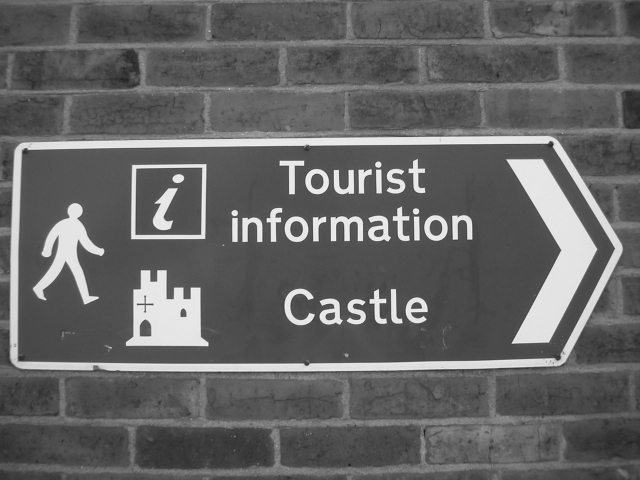
#> input picture Module-06/Python-C/castle.png, 1280 x 960 px (shown at 1/2 size)
$ python thresholding_intensity.py
#> lines starting #> are read from the running program, lines starting #| are printed output that depends on the picture; after the words box and inside, x2 and y2 are one past the last pixel; in counts of white or black regions, pixels touching at a corner belong together; long printed decimals are rounded
import cv2
import numpy as np
import matplotlib.pyplot as plt

# Load image in grayscale
img = cv2.imread('castle.png', cv2.IMREAD_GRAYSCALE)
#> img is the input picture: shape (960, 1280); min 11, max 251, mean 100.5
img = img / 255.0  # Normalize to [0,1]

# Otsu's thresholding
otsu_threshold_value, binary_otsu = cv2.threshold(
    (img*255).astype(np.uint8), 0, 255,
    cv2.THRESH_BINARY + cv2.THRESH_OTSU)
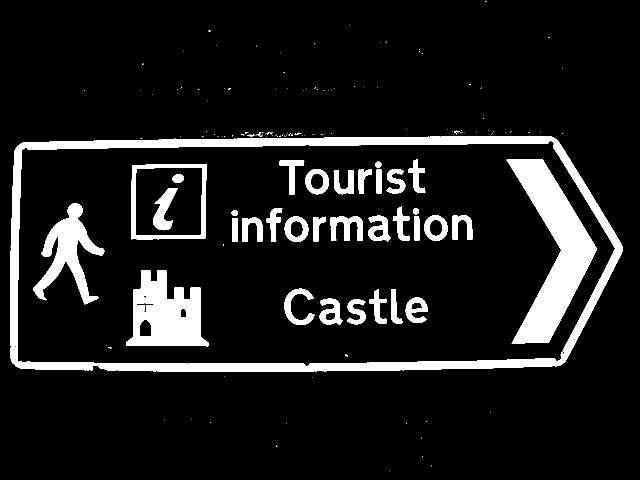
#> binary_otsu: shape (960, 1280) (shown at 1/2 size); 10.9% white; 161 white regions (122 under 20 px), largest, box (x1, y1, x2, y2) and area: (20, 272, 1245, 743) 48056, (1013, 318, 1194, 687) 26687, (252, 541, 417, 693) 15822
#> otsu_threshold_value = 154

otsu_norm = otsu_threshold_value / 255.0
#> otsu_norm = 0.604
print("Otsu's threshold value:", otsu_norm)
#| Otsu's threshold value: 0.6039

# Manual threshold (t = 0.7)
manual_t = 0.3
binary_manual = (img >= manual_t).astype(np.uint8) * 255
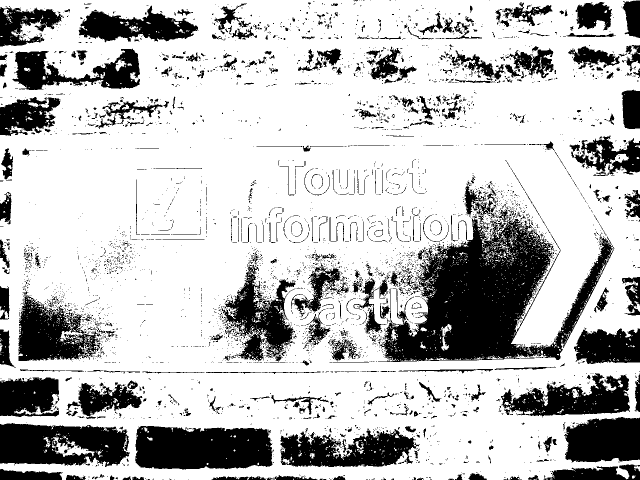
#> binary_manual: shape (960, 1280) (shown at 1/2 size); 75.2% white; 4477 black regions (4012 under 20 px), largest, box (x1, y1, x2, y2) and area: (756, 437, 1229, 724) 62237, (270, 852, 546, 939) 21115, (0, 846, 259, 934) 17167

# Display results in a 2x2 grid
plt.figure(figsize=(10, 8))

# 1. Original Image
plt.subplot(221)
plt.imshow(img, cmap='gray')
plt.title('Original')
plt.axis('off')

# 2. Otsu Threshold Result
plt.subplot(222)
plt.imshow(binary_otsu, cmap='gray')
plt.title("Otsu (t={:.2f})".format(otsu_norm))
plt.axis('off')

# 3. Manual Threshold Result
plt.subplot(223)
plt.imshow(binary_manual, cmap='gray')
plt.title(f'Manual (t={manual_t})')
plt.axis('off')

# 4. Normalized Histogram
plt.subplot(224)
# Flatten the normalized image matrix to a 1D array for the histogram
plt.hist(img.ravel(), bins=256, range=(0.0, 1.0), color='gray', alpha=0.7)

# Add vertical lines to show where the thresholds cut the distribution
plt.axvline(otsu_norm, color='red', linestyle='dashed', linewidth=2, label=f'Otsu (t={otsu_norm:.2f})')
plt.axvline(manual_t, color='blue', linestyle='dashed', linewidth=2, label=f'Manual (t={manual_t})')

plt.title('Normalized Intensity Histogram')
plt.xlabel('Intensity [0, 1]')
plt.ylabel('Pixel Count')
plt.legend()

plt.tight_layout()
plt.show()
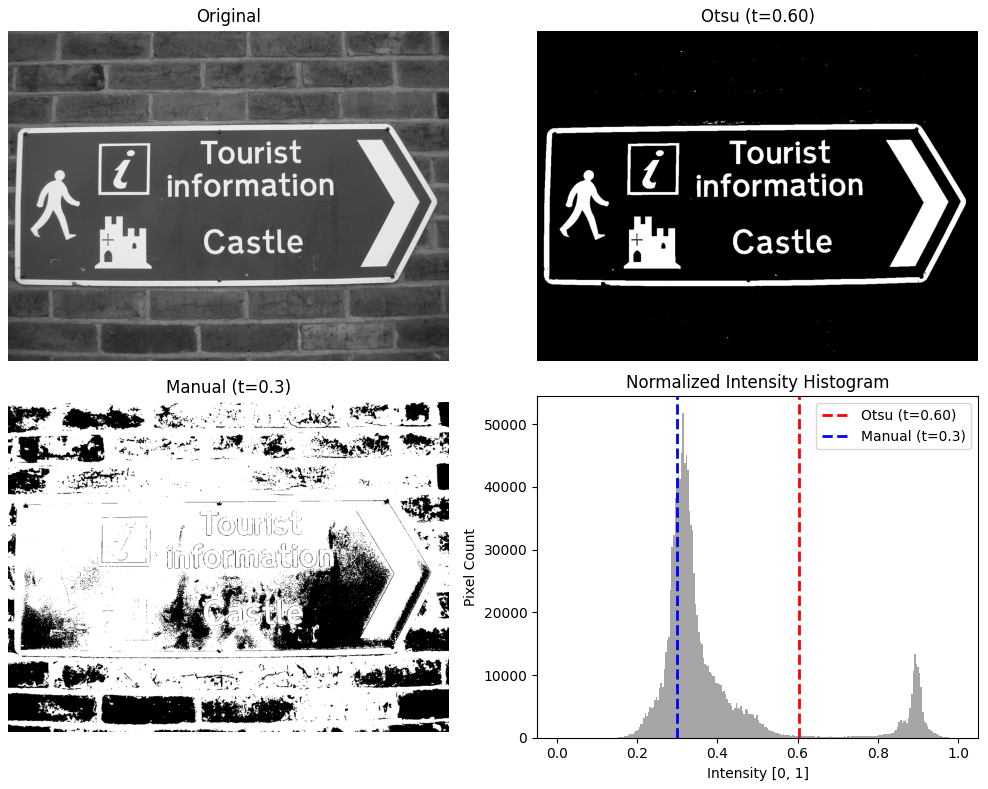
#> figure drawn by matplotlib, 4 panels; panel 4: tallest bar 51861 high, from x = 0.312 to 0.316

$ run again, with Module-06/Python-C/building2-1.png copied over Module-06/Python-C/castle.png
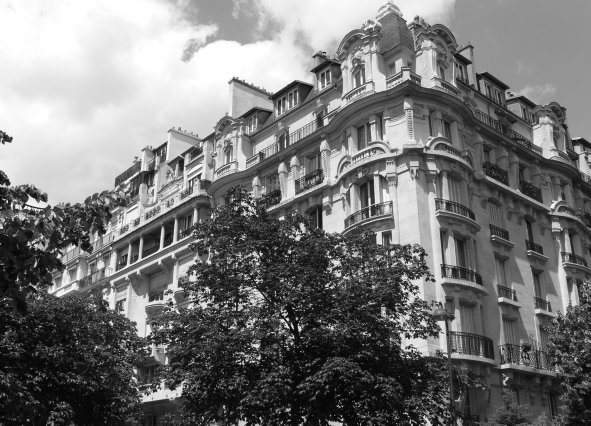
#> input picture Module-06/Python-C/building2-1.png, 1181 x 851 px (shown at 1/2 size)
#> img is the input picture: shape (851, 1181); min 0, max 255, mean 118.8
#> `otsu_threshold_value, binary_otsu = cv2.threshold( (img*255).astype(np..`:
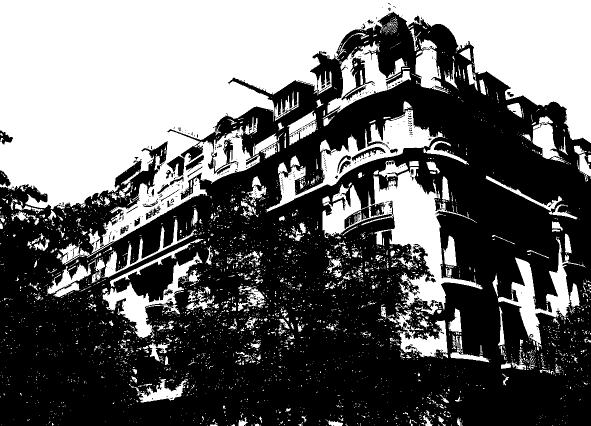
#> binary_otsu: shape (851, 1181) (shown at 1/2 size); 40.9% white; 3726 white regions (3397 under 20 px), largest, box (x1, y1, x2, y2) and area: (0, 0, 1181, 516) 278810, (645, 321, 966, 630) 26642, (533, 219, 891, 424) 14390
#> otsu_threshold_value = 131
#> otsu_norm = 0.514
#| Otsu's threshold value: 0.5137
#> binary_manual: shape (851, 1181); 61.1% white; 1940 black regions (1712 under 20 px), largest, box (x1, y1, x2, y2) and area: (0, 90, 1181, 851) 335063, (259, 435, 350, 517) 3194, (914, 608, 989, 721) 2366
#> `plt.show()`:
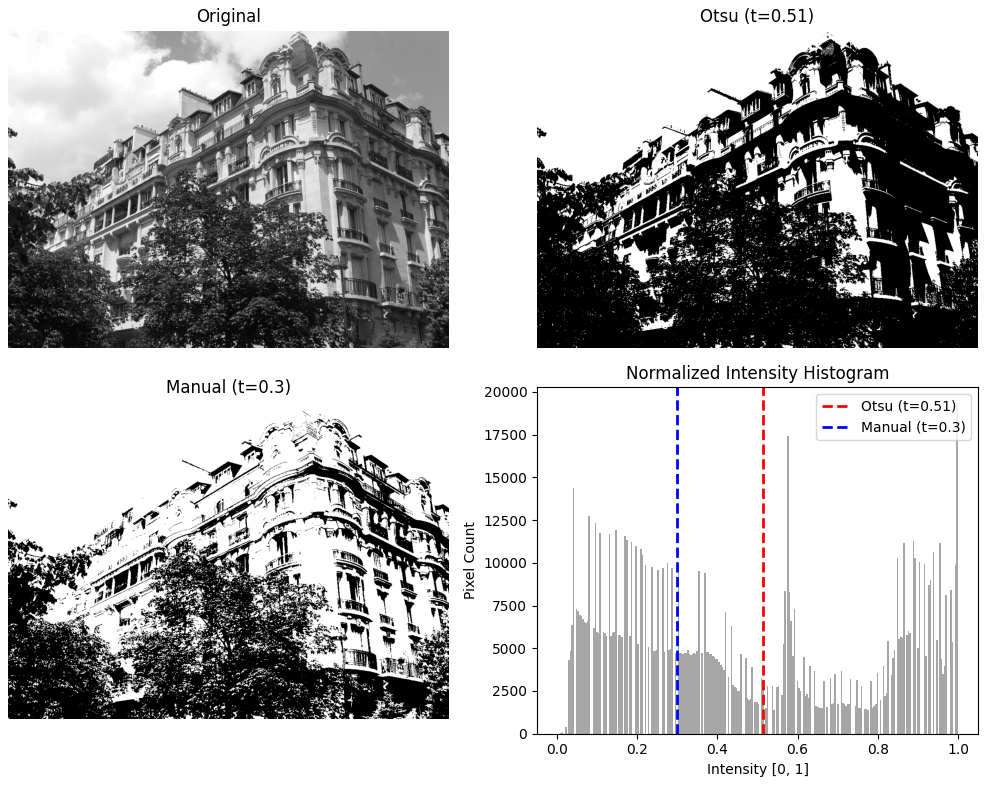
#> figure drawn by matplotlib, 4 panels; panel 4: tallest bar 19315 high, from x = 0.996 to 1
